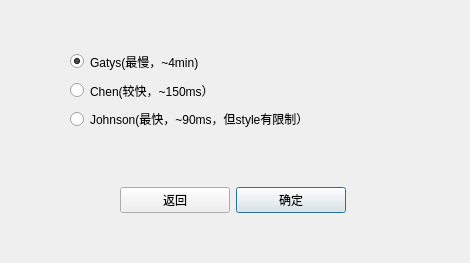
<?xml version="1.0" encoding="UTF-8"?>
<ui version="4.0">
 <class>SelectAlgorithm</class>
 <widget class="QDialog" name="SelectAlgorithm">
  <property name="geometry">
   <rect>
    <x>0</x>
    <y>0</y>
    <width>470</width>
    <height>263</height>
   </rect>
  </property>
  <property name="windowTitle">
   <string>选择使用的算法</string>
  </property>
  <widget class="QWidget" name="verticalLayoutWidget">
   <property name="geometry">
    <rect>
     <x>70</x>
     <y>50</y>
     <width>341</width>
     <height>80</height>
    </rect>
   </property>
   <layout class="QVBoxLayout" name="verticalLayout">
    <item>
     <widget class="QRadioButton" name="Gatys">
      <property name="text">
       <string>Gatys(最慢，~4min)</string>
      </property>
      <property name="checked">
       <bool>true</bool>
      </property>
     </widget>
    </item>
    <item>
     <widget class="QRadioButton" name="Chen">
      <property name="text">
       <string>Chen(较快，~150ms）</string>
      </property>
     </widget>
    </item>
    <item>
     <widget class="QRadioButton" name="Johnson">
      <property name="text">
       <string>Johnson(最快，~90ms，但style有限制）</string>
      </property>
     </widget>
    </item>
   </layout>
  </widget>
  <widget class="QWidget" name="horizontalLayoutWidget">
   <property name="geometry">
    <rect>
     <x>120</x>
     <y>160</y>
     <width>226</width>
     <height>80</height>
    </rect>
   </property>
   <layout class="QHBoxLayout" name="horizontalLayout">
    <item>
     <widget class="QPushButton" name="cancel">
      <property name="text">
       <string>返回</string>
      </property>
     </widget>
    </item>
    <item>
     <widget class="QPushButton" name="start">
      <property name="text">
       <string>确定</string>
      </property>
      <property name="default">
       <bool>true</bool>
      </property>
     </widget>
    </item>
   </layout>
  </widget>
 </widget>
 <resources/>
 <connections/>
</ui>
